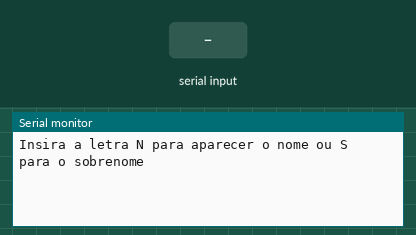
A sketch run on a simulated Arduino Uno, built with avr-gcc and run on an emulated ATmega328P. Shown: the last lines printed to the serial monitor. The inputs (shaded band) are chosen by the test bench.

Above: at 1.2 s.
1.3 s: "N" received over Serial
At 2.5 s:
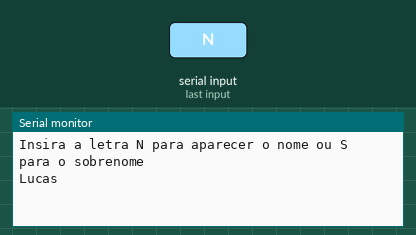
2.8 s: "S" received over Serial
At 3.7 s:
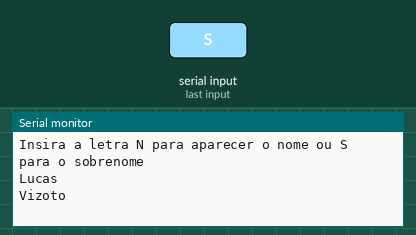
4.3 s: "1" received over Serial
At 4.8 s:
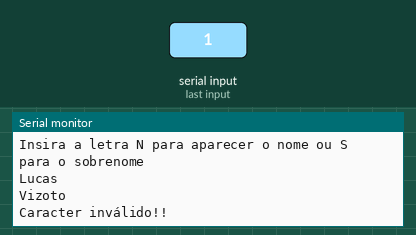

The sketch:

letra_aparece_nome.ino
```cpp
char letra;
void setup() {
Serial.begin(9600);
Serial.println ("Insira a letra N para aparecer o nome ou S para o sobrenome");
}
void loop() {
if (Serial.available ()) {
  letra = Serial.read();
  if (letra == 'N' || letra == 'n') {
  Serial.println ("Lucas");
  }
  else if (letra == 'S' || letra == 's' ) {
  Serial.println ("Vizoto");
  }
  else{
  Serial.println ("Caracter inválido!!");
  }
 }
}
```

Measured:
- after the input at 1.3 s, the serial monitor: prints a new line at once (image 1)
- after the input at 2.8 s, the serial monitor: prints a new line at once (image 2)
- after the input at 4.3 s, the serial monitor: prints a new line at once (image 3)
